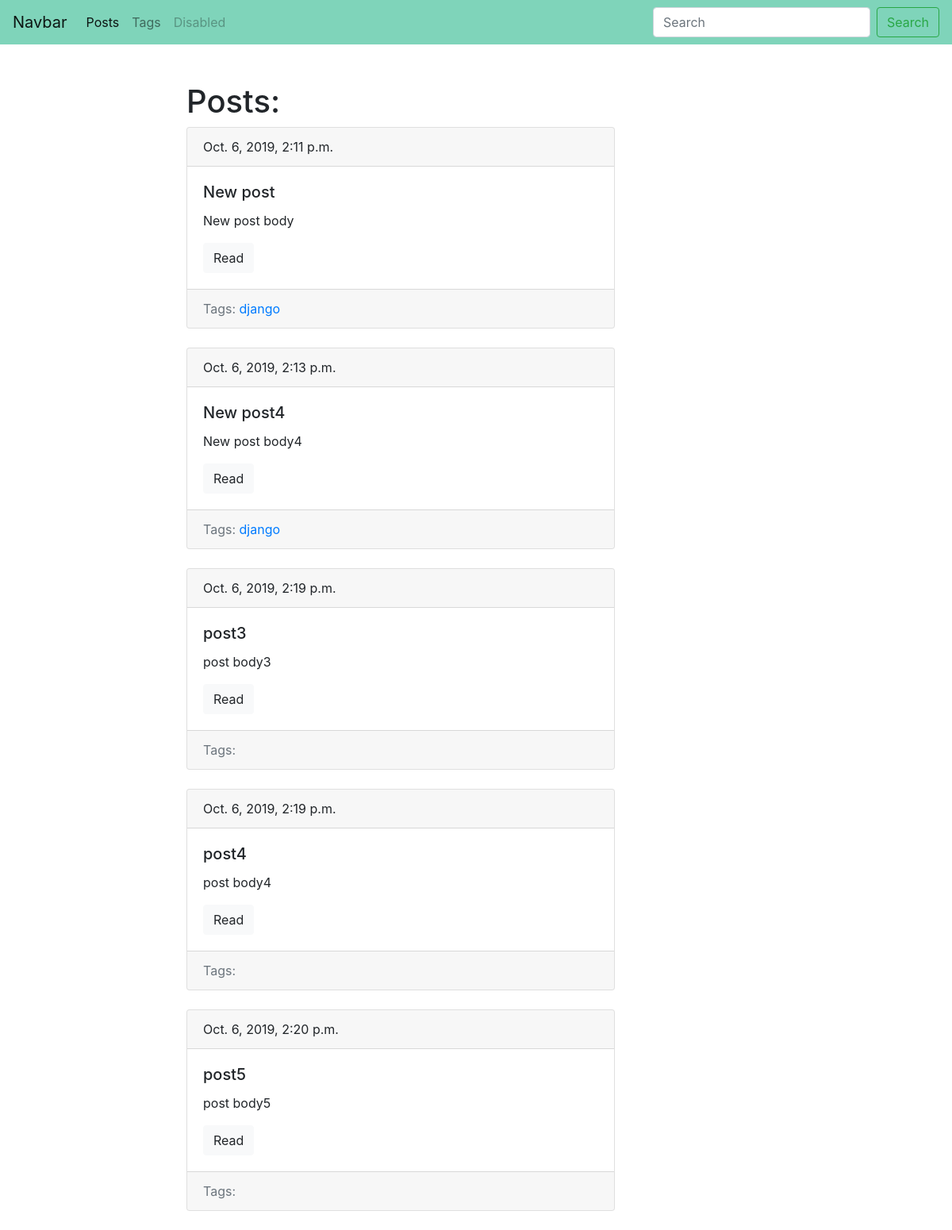
Screenshot of /blog/ with the database file from the repository.
### blog/models.py (models this page shows, shortened)
class Post(models.Model):
    title = models.CharField(max_length=150, db_index=True)
    slug = models.SlugField(max_length=150, blank=True, unique= True)
    body = models.TextField(blank=True, db_index=True)
    date_pub = models.DateTimeField(auto_now_add=True)
    tags = models.ManyToManyField('Tag', blank=True, related_name='posts')
    def get_absolute_url(self):
        return reverse('post_detail_url', kwargs={'slug': self.slug})

class Tag(models.Model):
    title = models.CharField(max_length=50)
    slug = models.SlugField(max_length=50, unique=True)
    def get_absolute_url(self):
        return reverse('tag_detail_url', kwargs={"slug": self.slug})

### blog/views.py (the view)
# urls.py: path('', posts_list, name='posts_list_url'),
def posts_list(request):
    posts = Post.objects.all()
    return render(request, "blog/index.html", context={'posts': posts})

### blog/templates/blog/index.html (shortened to what this page needs)
{% extends 'blog/base_blog.html' %}
{% block content %}
<h1>Posts:</h1>
    {% for post in posts %}
        {% include 'blog/includes/post_card_template.html' %}
    {% endfor%}
{% endblock %}

### blog/templates/blog/includes/post_card_template.html
        <div class="card mb-4">
          <div class="card-header">
            {{ post.date_pub }}
          </div>
          <div class="card-body">
            <h5 class="card-title">{{ post.title }}</h5>
            <p class="card-text">{{ post.body|truncatewords:15 }}</p>
            <a href="{{ post.get_absolute_url }}" class="btn btn-light">Read</a>
          </div>
            <div class="card-footer text-muted">
                Tags:
                {% for tag in post.tags.all %}
                    <a href="{{ tag.get_absolute_url }}"> {{ tag.title }} </a>
                {% endfor %}
            </div>
        </div>

### rows the page displays
Post: date_pub "Oct. 6, 2019, 2:11 p.m.", title "New post", body "New post body"
Tag: title "django"
Post: date_pub "Oct. 6, 2019, 2:13 p.m.", title "New post4", body "New post body4"
Post: date_pub "Oct. 6, 2019, 2:19 p.m.", title "post3", body "post body3"
Post: date_pub "Oct. 6, 2019, 2:19 p.m.", title "post4", body "post body4"
Post: date_pub "Oct. 6, 2019, 2:20 p.m.", title "post5", body "post body5"
